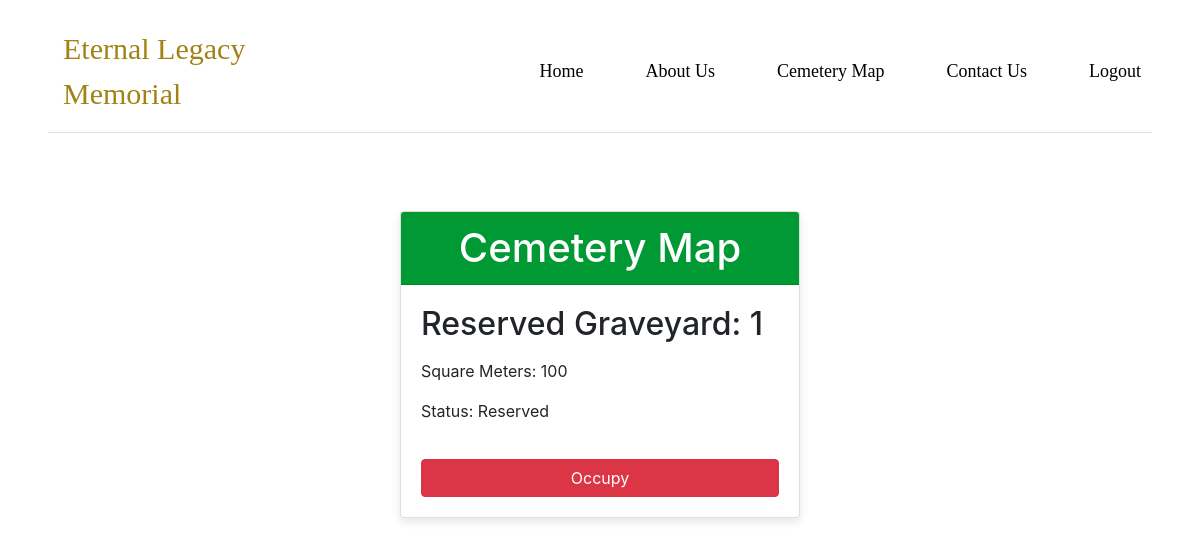
Screenshot of /EternalLegacy/member/member_cemetery_map.php (signed in) with the database file from the repository.
### tables this page shows
CREATE TABLE `graves` (
  `id` int(11) NOT NULL,
  `square_meters` int(11) DEFAULT NULL,
  `status` varchar(20) DEFAULT 'Available',
  `image_path` varchar(255) DEFAULT NULL,
  `type` varchar(255) DEFAULT NULL
);

### EternalLegacy/member/member_cemetery_map.php (the view, shortened to what this page needs)
<?php
include('../config.php');
function getMemberGraveInfo($memberId) {
    global $conn;
    $query = "SELECT * FROM members WHERE id = $memberId";
    $result = mysqli_query($conn, $query);
    if ($result && mysqli_num_rows($result) > 0) {
        $row = mysqli_fetch_assoc($result);
        $graveyardId = $row['graveyard_id'];
        $graveyardQuery = "SELECT * FROM graves WHERE id = $graveyardId";
        $graveyardResult = mysqli_query($conn, $graveyardQuery);
        if ($graveyardResult && mysqli_num_rows($graveyardResult) > 0) {
            return mysqli_fetch_assoc($graveyardResult);
        }
    }
    return null;
}
$memberId = $_SESSION['user_id'];
$graveInfo = getMemberGraveInfo($memberId);
?>
<!DOCTYPE html>
<html lang="en">
<head>
    <link rel="stylesheet" href="https://stackpath.bootstrapcdn.com/bootstrap/4.3.1/css/bootstrap.min.css">
</head>
<body>
<div class="nav-bar mx-5 mb-0">
    <header class="d-flex flex-wrap align-items-center justify-content-center justify-content-md-between py-3 border-bottom">
    <a href="member_dashboard.php" class="d-flex align-items-center col-md-3 mb-2 mb-md-0 text-dark text-decoration-none">
            <span style="color: #A18315; font-size: 30px; font-family: Kaisei HarunoUmi; font-weight: 400; word-wrap: break-word">Eternal Legacy Memorial</span>
        </a>
        <ul class="nav col-12 col-md-auto mb-2 justify-content-center mb-md-0">
          <li><a href="member_dashboard.php" class="nav-link" style="color: #A18315; font-size: 18px; font-family: Kaisei HarunoUmi; font-weight: 400; word-wrap: break-word">Home</a></li>
          <li><a href="aboutus-member.php" class="nav-link" style="color: #A18315; font-size: 18px; font-family: Kaisei HarunoUmi; font-weight: 400; word-wrap: break-word">About Us</a></li>
          <li><a href="member_cemetery_map.php" class="nav-link" style="color: #A18315; font-size: 18px; font-family: Kaisei HarunoUmi; font-weight: 400; word-wrap: break-word">Cemetery Map</a></li>
          <li><a href="contactus-member.php" class="nav-link" style="color: #A18315; font-size: 18px; font-family: Kaisei HarunoUmi; font-weight: 400; word-wrap: break-word">Contact Us</a></li>
          <li><a href="../logout.php" class="nav-link" style="color: #A18315; font-size: 18px; font-family: Kaisei HarunoUmi; font-weight: 400; word-wrap: break-word">Logout</a></li>
        </ul>
    </header>
</div>
<br>
<br>
    <div class="container">
        <div class="card">
            <div class="card-header">
                <h1 class="mb-0">Cemetery Map</h1>
            </div>
            <div class="card-body">
                <?php if ($graveInfo) : ?>
                    <h2 class="mb-3"><?php echo 'Reserved Graveyard: ' . $graveInfo['id']; ?></h2>
                    <p class="mb-3">Square Meters: <?php echo $graveInfo['square_meters']; ?></p>
                    <p class="mb-3">Status: <?php echo $graveInfo['status']; ?></p>
                    <?php if ($graveInfo['status'] === 'Available') : ?>
                        <a href="reservation.php?grave_id=<?php echo $graveInfo['id']; ?>" class="btn btn-primary btn-reserve" onclick="return confirm('Are you sure you want to reserve this grave?');">Reserve</a>
                    <?php elseif ($graveInfo['status'] === 'Reserved') : ?>
                        <form method="post" action="">
                            <button type="submit" name="occupy" class="btn btn-danger btn-occupy">Occupy</button>
                        </form>
                    <?php endif; ?>
                <?php else : ?>
                    <p>No reserved grave found for this member.</p>
                <?php endif; ?>
            </div>
        </div>
    </div>
</body>
</html>

### EternalLegacy/member/member_cemetery_map.php (style rules this page uses)
body { padding-top: 10px; }
.container { text-align: center; margin-top: 20px; }
.card { max-width: 400px; margin: auto; margin-top: 30px; box-shadow: 0 4px 8px rgba(0, 0, 0, 0.1); }
.card-header { background-color: #009933; color: #fff; }
.card-body { text-align: left; }
.btn-reserve, .btn-occupy { width: 100%; margin-top: 20px; }
.nav-link { color: #000 !important; font-family: 'Poppins', sans-serif; font-weight: 700; font-size: 22px; margin-right: -10px; transition: color 0.3s; }
.nav li { margin-right: -40px; }
.nav-link { color: #000 !important; font-family: 'Playfair Display', sans-serif; font-size: 22px; margin-right: 50px; transition: color 0.3s; margin-right: 20px; margin-left: 50px; }

### rows the page displays
graves: id "1", square_meters "100", status "Reserved"
